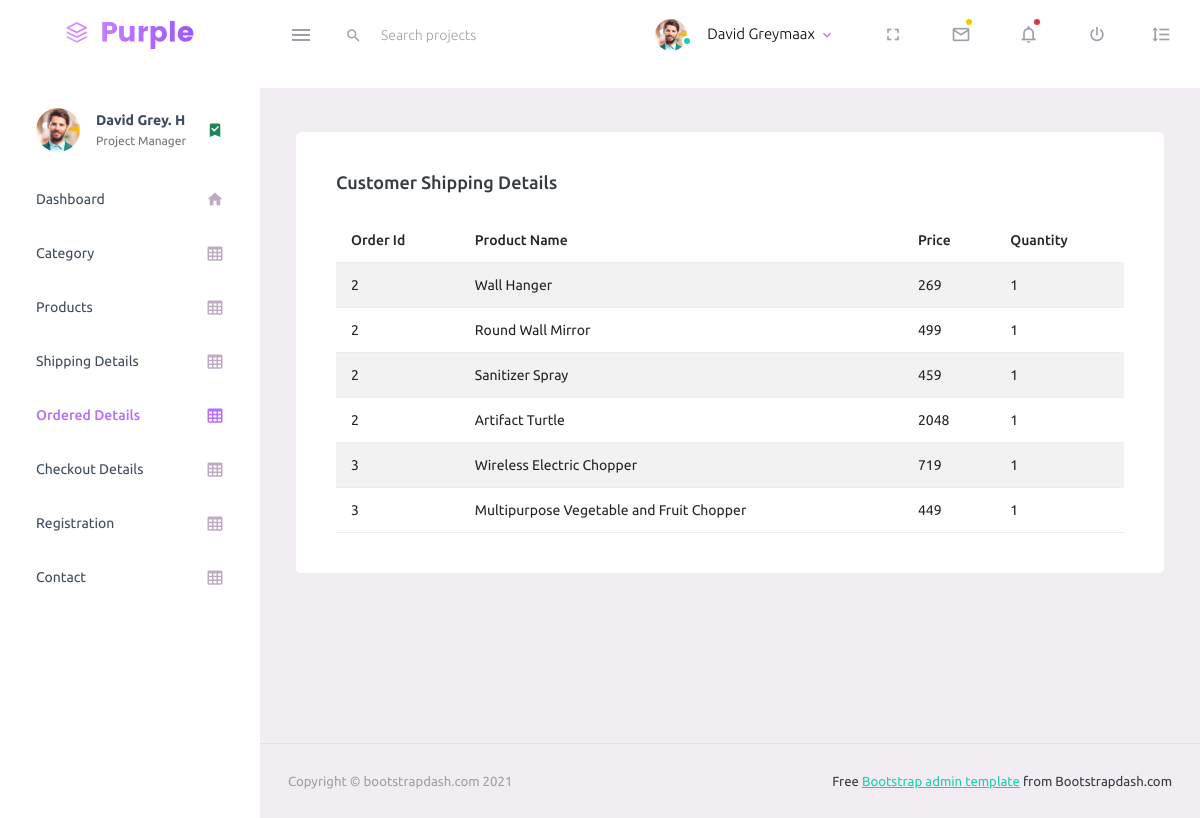
The page /admin/pages/tables/ordertable.php on the database its author committed.
### tables this page shows
CREATE TABLE `userorders` (
  `order_id` int(11) NOT NULL,
  `name` varchar(255) NOT NULL,
  `mrp` int(11) NOT NULL,
  `quantity` int(11) NOT NULL
);

### admin/pages/tables/ordertable.php (the view, shortened to what this page needs)
<!DOCTYPE html>
<html lang="en">
  <head>
    <link rel="stylesheet" href="../../assets/vendors/mdi/css/materialdesignicons.min.css">
    <link rel="stylesheet" href="../../assets/vendors/css/vendor.bundle.base.css">
    <link rel="stylesheet" href="../../assets/css/style.css">
  </head>
  <body>
    <div class="container-scroller">
        <?php
            include("../../header.php");
        ?>
      <div class="container-fluid page-body-wrapper">
            <?php
                include("../../nav.php");
            ?>
        <div class="main-panel">
          <div class="content-wrapper">
            <div class="row">
              <div class="col-lg-12 grid-margin stretch-card">
                <div class="card">
                  <div class="card-body">
                    <h4 class="card-title">Customer Shipping Details</h4>
                    <table class="table table-striped">
                        <?php
                            $sql="select * from userorders";
                            $a=mysqli_query($con,$sql);
                        ?>
                      <thead>
                        <tr>
                          <th> Order Id </th>
                          <th> Product Name </th>
                          <th> Price </th>
                          <th> Quantity </th>
                        </tr>
                      </thead>
                      <tbody>
                        <?php
                            while($rw=mysqli_fetch_row($a))
                            {
                        ?>
                        <tr>
                          <td> <?php echo $rw[0];?> </td>
                          <td> <?php echo $rw[1];?> </td>
                          <td> <?php echo $rw[2];?> </td>
                          <td> <?php echo $rw[3];?> </td>
                        </tr>
                        <?php
                            }
                        ?>
                      </tbody>
                    </table>
                  </div>
                </div>
              </div>
            </div>
          </div>
          <?php
            include("../../footer.php");
          ?>
        </div>
      </div>
  </body>
</html>

### rows shown on the page
userorders: order "2", name "Wall Hanger", mrp "269", quantity "1"
userorders: order "2", name "Round Wall Mirror", mrp "499", quantity "1"
userorders: order "2", name "Sanitizer Spray", mrp "459", quantity "1"
userorders: order "2", name "Artifact Turtle", mrp "2048", quantity "1"
userorders: order "3", name "Wireless Electric Chopper", mrp "719", quantity "1"
userorders: order "3", name "Multipurpose Vegetable and Fruit Chopper", mrp "449", quantity "1"
